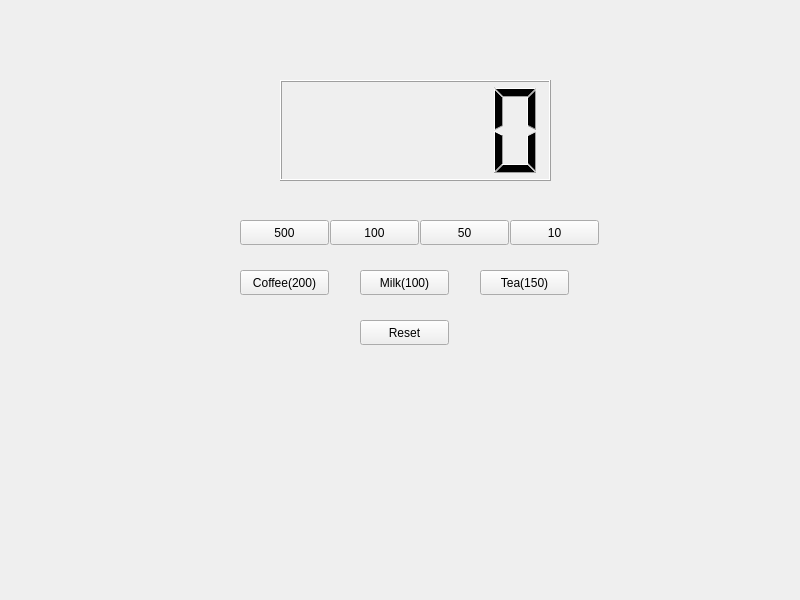
<?xml version="1.0" encoding="UTF-8"?>
<ui version="4.0">
 <class>Widget</class>
 <widget class="QWidget" name="Widget">
  <property name="geometry">
   <rect>
    <x>0</x>
    <y>0</y>
    <width>800</width>
    <height>600</height>
   </rect>
  </property>
  <property name="windowTitle">
   <string>Widget</string>
  </property>
  <widget class="QLCDNumber" name="lcdNumber">
   <property name="geometry">
    <rect>
     <x>280</x>
     <y>80</y>
     <width>271</width>
     <height>101</height>
    </rect>
   </property>
  </widget>
  <widget class="QPushButton" name="pbCoin500">
   <property name="geometry">
    <rect>
     <x>240</x>
     <y>220</y>
     <width>89</width>
     <height>25</height>
    </rect>
   </property>
   <property name="text">
    <string>500</string>
   </property>
  </widget>
  <widget class="QPushButton" name="pbCoin100">
   <property name="geometry">
    <rect>
     <x>330</x>
     <y>220</y>
     <width>89</width>
     <height>25</height>
    </rect>
   </property>
   <property name="text">
    <string>100</string>
   </property>
  </widget>
  <widget class="QPushButton" name="pbCoin10">
   <property name="geometry">
    <rect>
     <x>510</x>
     <y>220</y>
     <width>89</width>
     <height>25</height>
    </rect>
   </property>
   <property name="text">
    <string>10</string>
   </property>
  </widget>
  <widget class="QPushButton" name="pbCoin50">
   <property name="geometry">
    <rect>
     <x>420</x>
     <y>220</y>
     <width>89</width>
     <height>25</height>
    </rect>
   </property>
   <property name="text">
    <string>50</string>
   </property>
  </widget>
  <widget class="QPushButton" name="pbCoffee">
   <property name="geometry">
    <rect>
     <x>240</x>
     <y>270</y>
     <width>89</width>
     <height>25</height>
    </rect>
   </property>
   <property name="text">
    <string>Coffee(200)</string>
   </property>
  </widget>
  <widget class="QPushButton" name="pbTea">
   <property name="geometry">
    <rect>
     <x>480</x>
     <y>270</y>
     <width>89</width>
     <height>25</height>
    </rect>
   </property>
   <property name="text">
    <string>Tea(150)</string>
   </property>
  </widget>
  <widget class="QPushButton" name="pbMilk">
   <property name="geometry">
    <rect>
     <x>360</x>
     <y>270</y>
     <width>89</width>
     <height>25</height>
    </rect>
   </property>
   <property name="text">
    <string>Milk(100)</string>
   </property>
  </widget>
  <widget class="QPushButton" name="pbReset">
   <property name="geometry">
    <rect>
     <x>360</x>
     <y>320</y>
     <width>89</width>
     <height>25</height>
    </rect>
   </property>
   <property name="text">
    <string>Reset</string>
   </property>
  </widget>
 </widget>
 <resources/>
 <connections/>
</ui>
